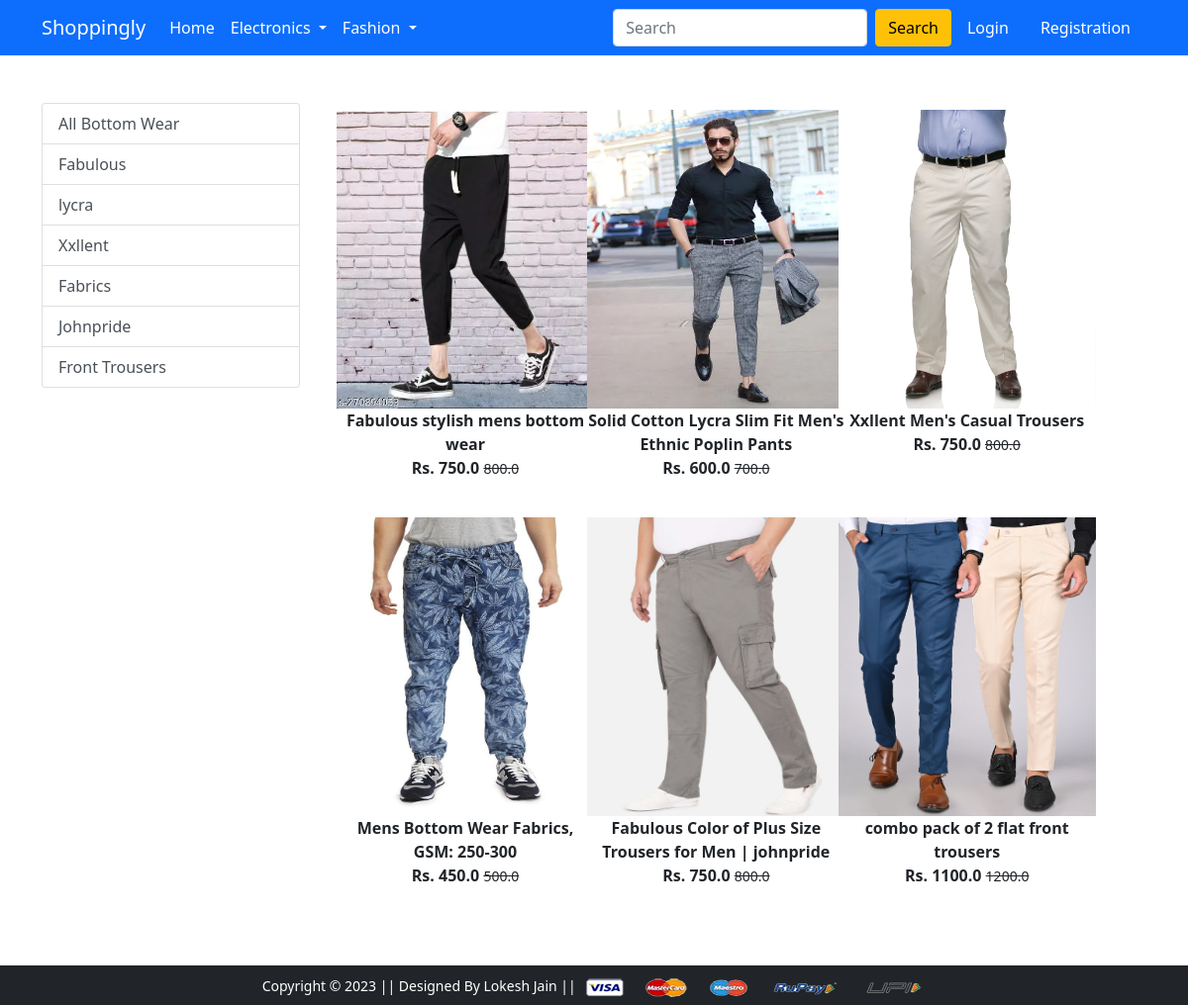
The page /bottom_wear/ on the database its author committed.
### app/models.py (models this page shows, shortened)
class Product(models.Model):
    tittle = models.CharField(max_length=100)
    selling_price = models.FloatField()
    discount_price = models.FloatField()
    description = models.TextField()
    brand = models.CharField(max_length=100)
    category = models.CharField(choices=CATEGORY_CHOICES, max_length=2)
    product_image = models.ImageField(upload_to='productimg')

### app/views.py (the view)
# urls.py: path('bottom_wear/', bottom_wear, name='bottom_wear'),
def bottom_wear(request, data=None):
    if data is None:
        bottom_wears = Product.objects.filter(category='BW')
    elif data == 'fabulous':
        bottom_wears = Product.objects.filter(category='BW').filter(brand=data)
    elif data == 'lycra':
        bottom_wears = Product.objects.filter(category='BW').filter(brand=data)
    elif data == 'xxllent':
        bottom_wears = Product.objects.filter(category='BW').filter(brand=data)
    elif data == 'fabrics':
        bottom_wears = Product.objects.filter(category='BW').filter(brand=data)
    elif data == 'johnpride':
        bottom_wears = Product.objects.filter(category='BW').filter(brand=data)
    elif data == 'fronttrousers':
        bottom_wears = Product.objects.filter(category='BW').filter(brand=data)
    return render(request, 'app/bottom_wear.html', {'bottom_wears': bottom_wears})

### app/templates/app/bottom_wear.html (shortened to what this page needs)
{% extends 'app/base.html' %}
{% load static %}
{% block main-content %}
<div class="container my-5">
 <div class="row">
  <div class="col-sm-3">
   <div class="list-group">
    <a href="{% url 'bottom_wear' %}" class="list-group-item list-group-item-action" aria-current="true">All Bottom Wear</a>
    <a href="{% url 'bottom_wear_data' 'fabulous' %}" class="list-group-item list-group-item-action" aria-current="true">Fabulous </a>
    <a href="{% url 'bottom_wear_data' 'lycra' %}" class="list-group-item list-group-item-action" aria-current="true">lycra</a>
    <a href="{% url 'bottom_wear_data' 'xxllent' %}" class="list-group-item list-group-item-action" aria-current="true">Xxllent </a>
    <a href="{% url 'bottom_wear_data' 'fabrics' %}" class="list-group-item list-group-item-action" aria-current="true">Fabrics</a>
    <a href="{% url 'bottom_wear_data' 'johnpride' %}" class="list-group-item list-group-item-action" aria-current="true">Johnpride</a>
    <a href="{% url 'bottom_wear_data' 'fronttrousers' %}" class="list-group-item list-group-item-action" aria-current="true">Front Trousers</a>
   </div>
  </div>
  <div class="col-sm-8">
   <div class="row">
    {% for product in bottom_wears %}
    <div class="col-sm-4 tet-center mb-4">
     <a href="{% url 'product-detail' product.id %}" class="btn">
      <div class="item">
       <img src="{{product.product_image.url}}" alt="" height="300" class="" style="width: 260px; height: 302px;">
       <div class="fw-bold">{{product.tittle}}</div>
       <div class="fw-bold">Rs. {{product.discount_price}}
        <small class="fw-light text-decoration-line-through">{{product.selling_price}}</small></div>
      </div>
     </a>
    </div>
       {% endfor %}
   </div>
  </div>
 </div>
</div>
{% endblock main-content %}

### rows shown on the page
Product: product_image (picture), tittle "Fabulous stylish mens bottom wear", discount_price "750.0", selling_price "800.0"
Product: product_image (picture), tittle "Solid Cotton Lycra Slim Fit Men's Ethnic Poplin Pants", discount_price "600.0", selling_price "700.0"
Product: product_image (picture), tittle "Xxllent Men's Casual Trousers", discount_price "750.0", selling_price "800.0"
Product: product_image (picture), tittle "Mens Bottom Wear Fabrics, GSM: 250-300", discount_price "450.0", selling_price "500.0"
Product: product_image (picture), tittle "Fabulous Color of Plus Size Trousers for Men | johnpride", discount_price "750.0", selling_price "800.0"
Product: product_image (picture), tittle "combo pack of 2 flat front trousers", discount_price "1100.0", selling_price "1200.0"
